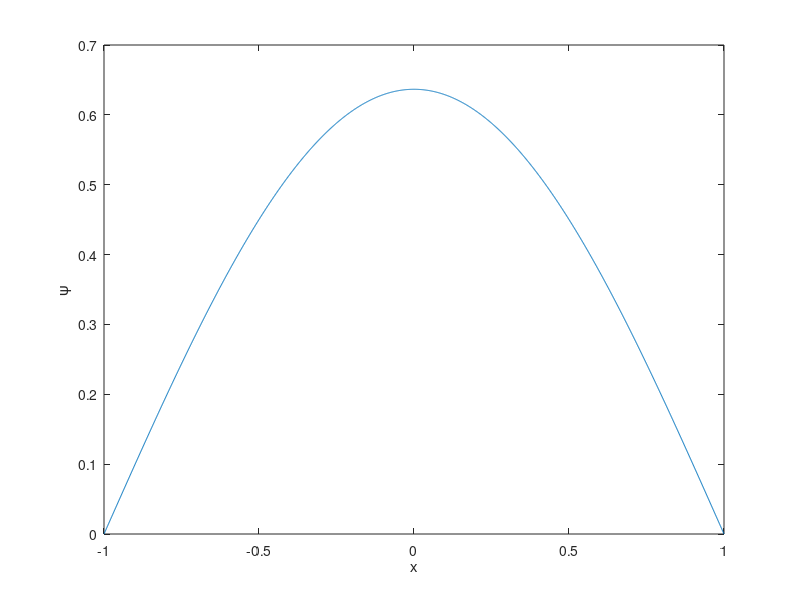
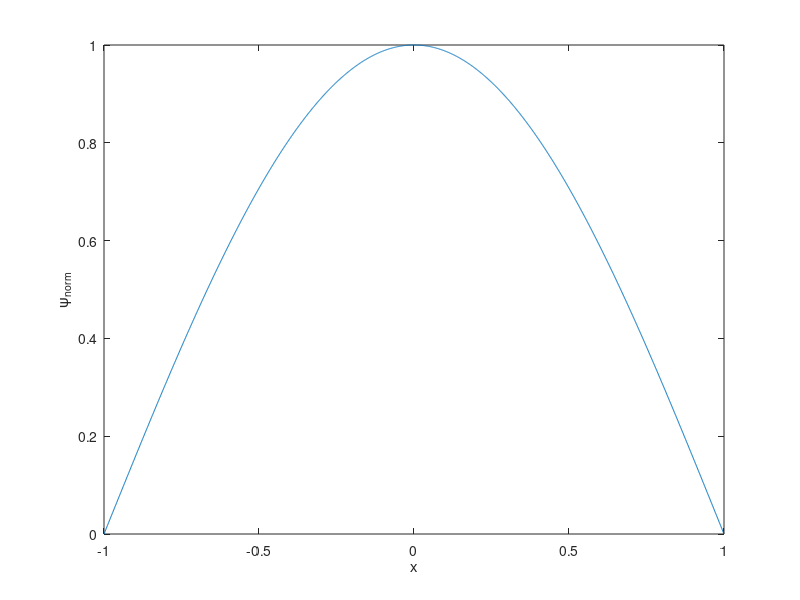

The MATLAB script that drew these images, in order:
clc 
close all
clear all

a=1.; % Metade da largura do poço
h=0.001;
x=-a:h:a;
N=numel(x);

% Shooting
tolera=1e-12;
nmaxE=100; % Numero maximo de iteracoes
E(1)=1.5;       % Mudar os valores seguintes
E(2)=1.4;       % para obter outra solucaoo

% Primeiros dois valores de psi 
psi1=0;
psi2=h; % Tanto faz

figure(1)
xlabel('x');ylabel('\psi')

for iE=1:nmaxE
    
    g=2*E(iE); % Neste problema, g nao varia com x
    % Constantes auxiliares para o metodo de Numerov
    aux1=(1+((h^2)/12)*g);
    aux2=2*(1-(5*(h^2)/12)*g);
    
    psi=zeros(1,N);
    psi(1)=psi1;
    psi(2)=psi2;
          
    for n=2:N-1 %porque ja sabemos que psi(1)=0 e psi(N)=0: condicoes fronteira
        psi(n+1)=(-aux1*psi(n-1)+aux2*psi(n))/aux1;
    end         
    
    plot(x,psi)
    xlabel('x');ylabel('\psi')
%     pause(1.0) % Para ir vendo como nos aproximamos da solucao.

   
    % Shooting
    psi_f(iE)=psi(end);
    
    if(iE>1)
        m=(psi_f(iE)-psi_f(iE-1))/(E(iE)-E(iE-1));
        if m==0; % Sem isto pode dar erro para tolerancias pequenas
            break
        end    
        E(iE+1)=E(iE)-psi_f(iE)/m;
        
        if (abs(E(iE+1)-E(iE)) < tolera)
            break
        end
        
    end
end

E1_exato=pi^2/8/a^2;
fprintf('Energia = %f Ha\n', E(end))
fprintf('Energia/E1_exato = %f \n', E(end)/E1_exato)

% Normalizacao
c_norm=trapz(x,psi.^2);
psi_norm=psi/sqrt(c_norm);
figure(2);
plot(x,psi_norm)
xlabel('x');ylabel('\psi_{norm}')
